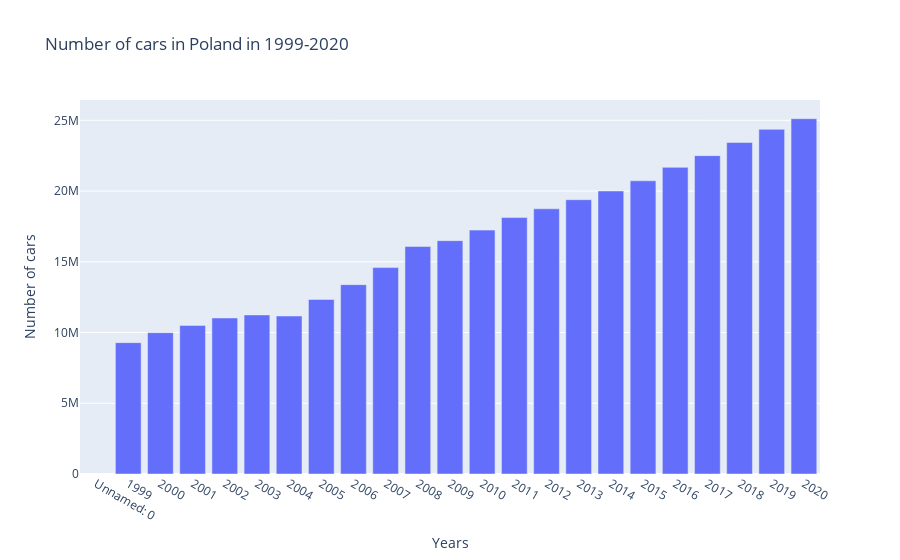

Notebook code cell kept with this figure:
### Code cell
cars = px.bar(cars,x='index',y=0, title = 'Number of cars in Poland in 1999-2020', labels={'index':'Years', '0':'Number of cars'})
cars.write_html('cars.html')
cars.show()

### Figure 1 — Plotly figure (JSON) as saved in the notebook; plotly's stock layout.template omitted (floating-point values rounded to 4 significant figures)
{"data": [{"alignmentgroup": "True", "hovertemplate": "Years=%{x}<br>Number of cars=%{y}<extra></extra>", "legendgroup": "", "marker": {"color": "#636efa", "pattern": {"shape": ""}}, "name": "", "offsetgroup": "", "orientation": "v", "showlegend": false, "textposition": "auto", "type": "bar", "x": ["Unnamed: 0", "1999", "2000", "2001", "2002", "2003", "2004", "2005", "2006", "2007", "2008", "2009", "2010", "2011", "2012", "2013", "2014", "2015", "2016", "2017", "2018", "2019", "2020"], "xaxis": "x", "y": ["POLSKA", 9282816, 9991260, 10503052, 11028852, 11243827, 11167527, 12339353, 13384229, 14588739, 16079533, 16494650, 17239800, 18125490, 18744412, 19389446, 20003863, 20723423, 21675388, 22503579, 23429016, 24360166, 25113862], "yaxis": "y"}], "layout": {"barmode": "relative", "legend": {"tracegroupgap": 0}, "title": {"text": "Number of cars in Poland in 1999-2020"}, "xaxis": {"anchor": "y", "domain": [0, 1], "title": {"text": "Years"}}, "yaxis": {"anchor": "x", "domain": [0, 1], "title": {"text": "Number of cars"}}}}
